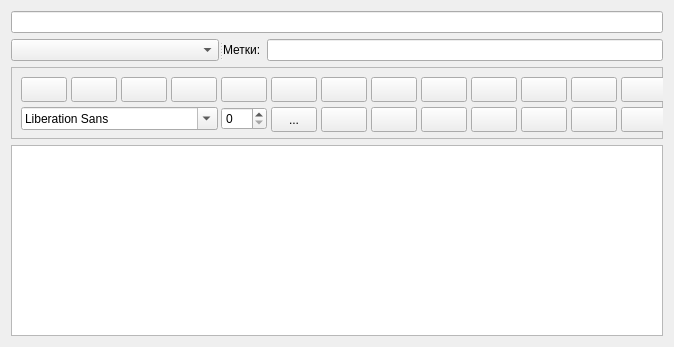
<?xml version="1.0" encoding="UTF-8"?>
<ui version="4.0">
 <class>NoteRichTextEditor</class>
 <widget class="QWidget" name="NoteRichTextEditor">
  <property name="geometry">
   <rect>
    <x>0</x>
    <y>0</y>
    <width>674</width>
    <height>347</height>
   </rect>
  </property>
  <property name="sizePolicy">
   <sizepolicy hsizetype="Expanding" vsizetype="Expanding">
    <horstretch>0</horstretch>
    <verstretch>0</verstretch>
   </sizepolicy>
  </property>
  <property name="minimumSize">
   <size>
    <width>672</width>
    <height>0</height>
   </size>
  </property>
  <property name="windowTitle">
   <string notr="true"/>
  </property>
  <layout class="QVBoxLayout" name="verticalLayout_2">
   <item>
    <layout class="QVBoxLayout" name="verticalLayout">
     <property name="sizeConstraint">
      <enum>QLayout::SetNoConstraint</enum>
     </property>
     <item>
      <widget class="QLineEdit" name="noteName"/>
     </item>
     <item>
      <widget class="QSplitter" name="splitterTagsNotebooks">
       <property name="orientation">
        <enum>Qt::Horizontal</enum>
       </property>
       <widget class="QComboBox" name="notebookComboBox"/>
       <widget class="QWidget" name="layoutWidget">
        <layout class="QHBoxLayout" name="horizontalLayout">
         <property name="sizeConstraint">
          <enum>QLayout::SetNoConstraint</enum>
         </property>
         <item>
          <widget class="QLabel" name="tagsLabel">
           <property name="text">
            <string>Метки:</string>
           </property>
           <property name="buddy">
            <cstring>tags</cstring>
           </property>
          </widget>
         </item>
         <item>
          <widget class="QLineEdit" name="tags"/>
         </item>
        </layout>
       </widget>
      </widget>
     </item>
     <item>
      <widget class="QFrame" name="frameButtons">
       <property name="sizePolicy">
        <sizepolicy hsizetype="Minimum" vsizetype="Preferred">
         <horstretch>0</horstretch>
         <verstretch>0</verstretch>
        </sizepolicy>
       </property>
       <property name="minimumSize">
        <size>
         <width>0</width>
         <height>72</height>
        </size>
       </property>
       <property name="maximumSize">
        <size>
         <width>1280</width>
         <height>16777215</height>
        </size>
       </property>
       <property name="frameShape">
        <enum>QFrame::StyledPanel</enum>
       </property>
       <property name="frameShadow">
        <enum>QFrame::Raised</enum>
       </property>
       <widget class="QPushButton" name="buttonUndo">
        <property name="geometry">
         <rect>
          <x>10</x>
          <y>10</y>
          <width>46</width>
          <height>25</height>
         </rect>
        </property>
        <property name="toolTip">
         <string>Отмена (Ctrl+Z)</string>
        </property>
        <property name="text">
         <string notr="true"/>
        </property>
        <property name="icon">
         <iconset theme="edit-undo">
          <normaloff/>
         </iconset>
        </property>
        <property name="autoDefault">
         <bool>false</bool>
        </property>
        <property name="default">
         <bool>false</bool>
        </property>
        <property name="flat">
         <bool>false</bool>
        </property>
       </widget>
       <widget class="QPushButton" name="buttonRedo">
        <property name="geometry">
         <rect>
          <x>60</x>
          <y>10</y>
          <width>46</width>
          <height>25</height>
         </rect>
        </property>
        <property name="toolTip">
         <string>Повторить (Ctrl+Y)</string>
        </property>
        <property name="text">
         <string notr="true"/>
        </property>
        <property name="icon">
         <iconset theme="edit-redo">
          <normaloff/>
         </iconset>
        </property>
        <property name="flat">
         <bool>false</bool>
        </property>
       </widget>
       <widget class="QPushButton" name="buttonCut">
        <property name="geometry">
         <rect>
          <x>110</x>
          <y>10</y>
          <width>46</width>
          <height>25</height>
         </rect>
        </property>
        <property name="toolTip">
         <string>Вырезать (Ctrl+X)</string>
        </property>
        <property name="text">
         <string notr="true"/>
        </property>
        <property name="icon">
         <iconset theme="edit-cut">
          <normaloff/>
         </iconset>
        </property>
       </widget>
       <widget class="QPushButton" name="buttonCopy">
        <property name="geometry">
         <rect>
          <x>160</x>
          <y>10</y>
          <width>46</width>
          <height>25</height>
         </rect>
        </property>
        <property name="toolTip">
         <string>Копировать (Ctrl+C)</string>
        </property>
        <property name="text">
         <string notr="true"/>
        </property>
        <property name="icon">
         <iconset theme="edit-copy">
          <normaloff/>
         </iconset>
        </property>
       </widget>
       <widget class="QPushButton" name="buttonPaste">
        <property name="geometry">
         <rect>
          <x>210</x>
          <y>10</y>
          <width>46</width>
          <height>25</height>
         </rect>
        </property>
        <property name="toolTip">
         <string>Вставить (Ctrl+V)</string>
        </property>
        <property name="text">
         <string notr="true"/>
        </property>
        <property name="icon">
         <iconset theme="edit-paste">
          <normaloff/>
         </iconset>
        </property>
       </widget>
       <widget class="QPushButton" name="buttonFormatTextBold">
        <property name="geometry">
         <rect>
          <x>260</x>
          <y>10</y>
          <width>46</width>
          <height>25</height>
         </rect>
        </property>
        <property name="toolTip">
         <string>Полужирный (Ctrl+B)</string>
        </property>
        <property name="text">
         <string notr="true"/>
        </property>
        <property name="icon">
         <iconset theme="format-text-bold">
          <normaloff/>
         </iconset>
        </property>
        <property name="checkable">
         <bool>true</bool>
        </property>
       </widget>
       <widget class="QPushButton" name="buttonFormatTextItalic">
        <property name="geometry">
         <rect>
          <x>310</x>
          <y>10</y>
          <width>46</width>
          <height>25</height>
         </rect>
        </property>
        <property name="toolTip">
         <string>Курсив (Ctrl+I)</string>
        </property>
        <property name="text">
         <string notr="true"/>
        </property>
        <property name="icon">
         <iconset theme="format-text-italic">
          <normaloff/>
         </iconset>
        </property>
        <property name="checkable">
         <bool>true</bool>
        </property>
       </widget>
       <widget class="QPushButton" name="buttonFormatTextUnderlined">
        <property name="geometry">
         <rect>
          <x>360</x>
          <y>10</y>
          <width>46</width>
          <height>25</height>
         </rect>
        </property>
        <property name="toolTip">
         <string>Подчеркнутый (Ctrl+U)</string>
        </property>
        <property name="text">
         <string notr="true"/>
        </property>
        <property name="icon">
         <iconset theme="format-text-underline">
          <normaloff/>
         </iconset>
        </property>
        <property name="checkable">
         <bool>true</bool>
        </property>
       </widget>
       <widget class="QPushButton" name="buttonFormatTextStrikethrough">
        <property name="geometry">
         <rect>
          <x>410</x>
          <y>10</y>
          <width>46</width>
          <height>25</height>
         </rect>
        </property>
        <property name="toolTip">
         <string>Зачеркнутый (Ctrl+S)</string>
        </property>
        <property name="text">
         <string notr="true"/>
        </property>
        <property name="icon">
         <iconset theme="format-text-strikethrough">
          <normaloff/>
         </iconset>
        </property>
        <property name="checkable">
         <bool>true</bool>
        </property>
       </widget>
       <widget class="QPushButton" name="buttonFormatTextAlignLeft">
        <property name="geometry">
         <rect>
          <x>460</x>
          <y>10</y>
          <width>46</width>
          <height>25</height>
         </rect>
        </property>
        <property name="toolTip">
         <string>По левому краю (Ctrl+L)</string>
        </property>
        <property name="text">
         <string notr="true"/>
        </property>
        <property name="icon">
         <iconset theme="format-justify-left">
          <normaloff/>
         </iconset>
        </property>
        <property name="checkable">
         <bool>true</bool>
        </property>
        <property name="checked">
         <bool>false</bool>
        </property>
       </widget>
       <widget class="QPushButton" name="buttonFormatTextAlignCenter">
        <property name="geometry">
         <rect>
          <x>510</x>
          <y>10</y>
          <width>46</width>
          <height>25</height>
         </rect>
        </property>
        <property name="toolTip">
         <string>По центру (Ctrl+E)</string>
        </property>
        <property name="text">
         <string notr="true"/>
        </property>
        <property name="icon">
         <iconset theme="format-justify-center">
          <normaloff/>
         </iconset>
        </property>
        <property name="checkable">
         <bool>true</bool>
        </property>
       </widget>
       <widget class="QPushButton" name="buttonFormatTextAlignRight">
        <property name="geometry">
         <rect>
          <x>560</x>
          <y>10</y>
          <width>46</width>
          <height>25</height>
         </rect>
        </property>
        <property name="toolTip">
         <string>По правому краю (Ctrl+R)</string>
        </property>
        <property name="text">
         <string notr="true"/>
        </property>
        <property name="icon">
         <iconset theme="format-justify-right">
          <normaloff/>
         </iconset>
        </property>
        <property name="checkable">
         <bool>true</bool>
        </property>
       </widget>
       <widget class="QPushButton" name="buttonAddHorizontalLine">
        <property name="geometry">
         <rect>
          <x>360</x>
          <y>40</y>
          <width>46</width>
          <height>25</height>
         </rect>
        </property>
        <property name="sizePolicy">
         <sizepolicy hsizetype="Minimum" vsizetype="Fixed">
          <horstretch>0</horstretch>
          <verstretch>0</verstretch>
         </sizepolicy>
        </property>
        <property name="toolTip">
         <string>Вставить горизонтальную линию</string>
        </property>
        <property name="text">
         <string notr="true"/>
        </property>
        <property name="icon">
         <iconset theme="insert-horizontal-rule">
          <normaloff/>
         </iconset>
        </property>
       </widget>
       <widget class="QPushButton" name="buttonIndentIncrease">
        <property name="geometry">
         <rect>
          <x>460</x>
          <y>40</y>
          <width>46</width>
          <height>25</height>
         </rect>
        </property>
        <property name="toolTip">
         <string>Увеличить отступ</string>
        </property>
        <property name="text">
         <string notr="true"/>
        </property>
        <property name="icon">
         <iconset theme="format-indent-more">
          <normaloff/>
         </iconset>
        </property>
       </widget>
       <widget class="QPushButton" name="buttonIndentDecrease">
        <property name="geometry">
         <rect>
          <x>410</x>
          <y>40</y>
          <width>46</width>
          <height>25</height>
         </rect>
        </property>
        <property name="toolTip">
         <string>Уменьшить отступ</string>
        </property>
        <property name="text">
         <string notr="true"/>
        </property>
        <property name="icon">
         <iconset theme="format-indent-less">
          <normaloff/>
         </iconset>
        </property>
       </widget>
       <widget class="QPushButton" name="buttonInsertUnorderedList">
        <property name="geometry">
         <rect>
          <x>560</x>
          <y>40</y>
          <width>46</width>
          <height>25</height>
         </rect>
        </property>
        <property name="toolTip">
         <string>Маркированный список (Shift+F12)</string>
        </property>
        <property name="text">
         <string notr="true"/>
        </property>
        <property name="icon">
         <iconset theme="format-list-unordered">
          <normaloff/>
         </iconset>
        </property>
       </widget>
       <widget class="QPushButton" name="buttonInsertOrderedList">
        <property name="geometry">
         <rect>
          <x>510</x>
          <y>40</y>
          <width>46</width>
          <height>25</height>
         </rect>
        </property>
        <property name="toolTip">
         <string>Нумерованный список (F12)</string>
        </property>
        <property name="text">
         <string notr="true"/>
        </property>
        <property name="icon">
         <iconset theme="format-list-ordered">
          <normaloff/>
         </iconset>
        </property>
       </widget>
       <widget class="QSpinBox" name="spinBoxChooseFontSize">
        <property name="geometry">
         <rect>
          <x>210</x>
          <y>40</y>
          <width>46</width>
          <height>23</height>
         </rect>
        </property>
        <property name="sizePolicy">
         <sizepolicy hsizetype="Expanding" vsizetype="Fixed">
          <horstretch>0</horstretch>
          <verstretch>0</verstretch>
         </sizepolicy>
        </property>
        <property name="toolTip">
         <string>Кегль</string>
        </property>
       </widget>
       <widget class="QToolButton" name="toolButtonChooseTextColor">
        <property name="geometry">
         <rect>
          <x>260</x>
          <y>40</y>
          <width>46</width>
          <height>25</height>
         </rect>
        </property>
        <property name="toolTip">
         <string>Изменить цвет всего текста</string>
        </property>
        <property name="text">
         <string>...</string>
        </property>
        <property name="icon">
         <iconset theme="format-text-color">
          <normaloff/>
         </iconset>
        </property>
       </widget>
       <widget class="QToolButton" name="toolButtonChooseSelectedTextColor">
        <property name="geometry">
         <rect>
          <x>310</x>
          <y>40</y>
          <width>46</width>
          <height>25</height>
         </rect>
        </property>
        <property name="toolTip">
         <string>Изменить текст выделения</string>
        </property>
        <property name="text">
         <string notr="true"/>
        </property>
        <property name="icon">
         <iconset theme="format-stroke-color">
          <normaloff/>
         </iconset>
        </property>
       </widget>
       <widget class="QPushButton" name="buttonSpellCheck">
        <property name="geometry">
         <rect>
          <x>610</x>
          <y>40</y>
          <width>46</width>
          <height>25</height>
         </rect>
        </property>
        <property name="toolTip">
         <string>Проверка орфографии (F7)</string>
        </property>
        <property name="text">
         <string notr="true"/>
        </property>
        <property name="icon">
         <iconset theme="tools-check-spelling">
          <normaloff/>
         </iconset>
        </property>
       </widget>
       <widget class="QPushButton" name="buttonInsertTodoCheckbox">
        <property name="geometry">
         <rect>
          <x>610</x>
          <y>10</y>
          <width>46</width>
          <height>25</height>
         </rect>
        </property>
        <property name="toolTip">
         <string notr="true">TODO</string>
        </property>
        <property name="text">
         <string notr="true"/>
        </property>
        <property name="icon">
         <iconset theme="checkbox">
          <normaloff/>
         </iconset>
        </property>
       </widget>
       <widget class="QFontComboBox" name="fontComboBox">
        <property name="geometry">
         <rect>
          <x>10</x>
          <y>40</y>
          <width>197</width>
          <height>23</height>
         </rect>
        </property>
        <property name="sizePolicy">
         <sizepolicy hsizetype="Expanding" vsizetype="Fixed">
          <horstretch>0</horstretch>
          <verstretch>0</verstretch>
         </sizepolicy>
        </property>
        <property name="toolTip">
         <string>Шрифт</string>
        </property>
       </widget>
      </widget>
     </item>
     <item>
      <widget class="TextEditWithCheckboxes" name="noteTextEdit">
       <property name="mouseTracking">
        <bool>true</bool>
       </property>
      </widget>
     </item>
    </layout>
   </item>
  </layout>
 </widget>
 <customwidgets>
  <customwidget>
   <class>TextEditWithCheckboxes</class>
   <extends>QTextEdit</extends>
   <header>TextEditWithCheckboxes.h</header>
  </customwidget>
 </customwidgets>
 <tabstops>
  <tabstop>noteName</tabstop>
  <tabstop>notebookComboBox</tabstop>
  <tabstop>tags</tabstop>
  <tabstop>buttonUndo</tabstop>
  <tabstop>buttonRedo</tabstop>
  <tabstop>buttonCut</tabstop>
  <tabstop>buttonCopy</tabstop>
  <tabstop>buttonPaste</tabstop>
  <tabstop>buttonFormatTextBold</tabstop>
  <tabstop>buttonFormatTextItalic</tabstop>
  <tabstop>buttonFormatTextUnderlined</tabstop>
  <tabstop>buttonFormatTextStrikethrough</tabstop>
  <tabstop>buttonFormatTextAlignLeft</tabstop>
  <tabstop>buttonFormatTextAlignCenter</tabstop>
  <tabstop>buttonFormatTextAlignRight</tabstop>
  <tabstop>buttonAddHorizontalLine</tabstop>
  <tabstop>buttonIndentIncrease</tabstop>
  <tabstop>buttonIndentDecrease</tabstop>
  <tabstop>buttonInsertUnorderedList</tabstop>
  <tabstop>buttonInsertOrderedList</tabstop>
  <tabstop>spinBoxChooseFontSize</tabstop>
  <tabstop>toolButtonChooseTextColor</tabstop>
  <tabstop>toolButtonChooseSelectedTextColor</tabstop>
  <tabstop>buttonSpellCheck</tabstop>
  <tabstop>buttonInsertTodoCheckbox</tabstop>
  <tabstop>noteTextEdit</tabstop>
 </tabstops>
 <resources/>
 <connections>
  <connection>
   <sender>buttonUndo</sender>
   <signal>clicked()</signal>
   <receiver>noteTextEdit</receiver>
   <slot>undo()</slot>
   <hints>
    <hint type="sourcelabel">
     <x>36</x>
     <y>77</y>
    </hint>
    <hint type="destinationlabel">
     <x>41</x>
     <y>256</y>
    </hint>
   </hints>
  </connection>
  <connection>
   <sender>buttonRedo</sender>
   <signal>clicked()</signal>
   <receiver>noteTextEdit</receiver>
   <slot>redo()</slot>
   <hints>
    <hint type="sourcelabel">
     <x>94</x>
     <y>76</y>
    </hint>
    <hint type="destinationlabel">
     <x>99</x>
     <y>259</y>
    </hint>
   </hints>
  </connection>
  <connection>
   <sender>buttonCut</sender>
   <signal>clicked()</signal>
   <receiver>noteTextEdit</receiver>
   <slot>cut()</slot>
   <hints>
    <hint type="sourcelabel">
     <x>146</x>
     <y>76</y>
    </hint>
    <hint type="destinationlabel">
     <x>151</x>
     <y>254</y>
    </hint>
   </hints>
  </connection>
  <connection>
   <sender>buttonCopy</sender>
   <signal>clicked()</signal>
   <receiver>noteTextEdit</receiver>
   <slot>copy()</slot>
   <hints>
    <hint type="sourcelabel">
     <x>188</x>
     <y>79</y>
    </hint>
    <hint type="destinationlabel">
     <x>196</x>
     <y>246</y>
    </hint>
   </hints>
  </connection>
  <connection>
   <sender>buttonPaste</sender>
   <signal>clicked()</signal>
   <receiver>noteTextEdit</receiver>
   <slot>paste()</slot>
   <hints>
    <hint type="sourcelabel">
     <x>237</x>
     <y>77</y>
    </hint>
    <hint type="destinationlabel">
     <x>242</x>
     <y>267</y>
    </hint>
   </hints>
  </connection>
  <connection>
   <sender>fontComboBox</sender>
   <signal>currentFontChanged(QFont)</signal>
   <receiver>noteTextEdit</receiver>
   <slot>setCurrentFont(QFont)</slot>
   <hints>
    <hint type="sourcelabel">
     <x>211</x>
     <y>121</y>
    </hint>
    <hint type="destinationlabel">
     <x>668</x>
     <y>248</y>
    </hint>
   </hints>
  </connection>
  <connection>
   <sender>spinBoxChooseFontSize</sender>
   <signal>valueChanged(int)</signal>
   <receiver>noteTextEdit</receiver>
   <slot>setFontWeight(int)</slot>
   <hints>
    <hint type="sourcelabel">
     <x>260</x>
     <y>121</y>
    </hint>
    <hint type="destinationlabel">
     <x>668</x>
     <y>251</y>
    </hint>
   </hints>
  </connection>
 </connections>
</ui>
